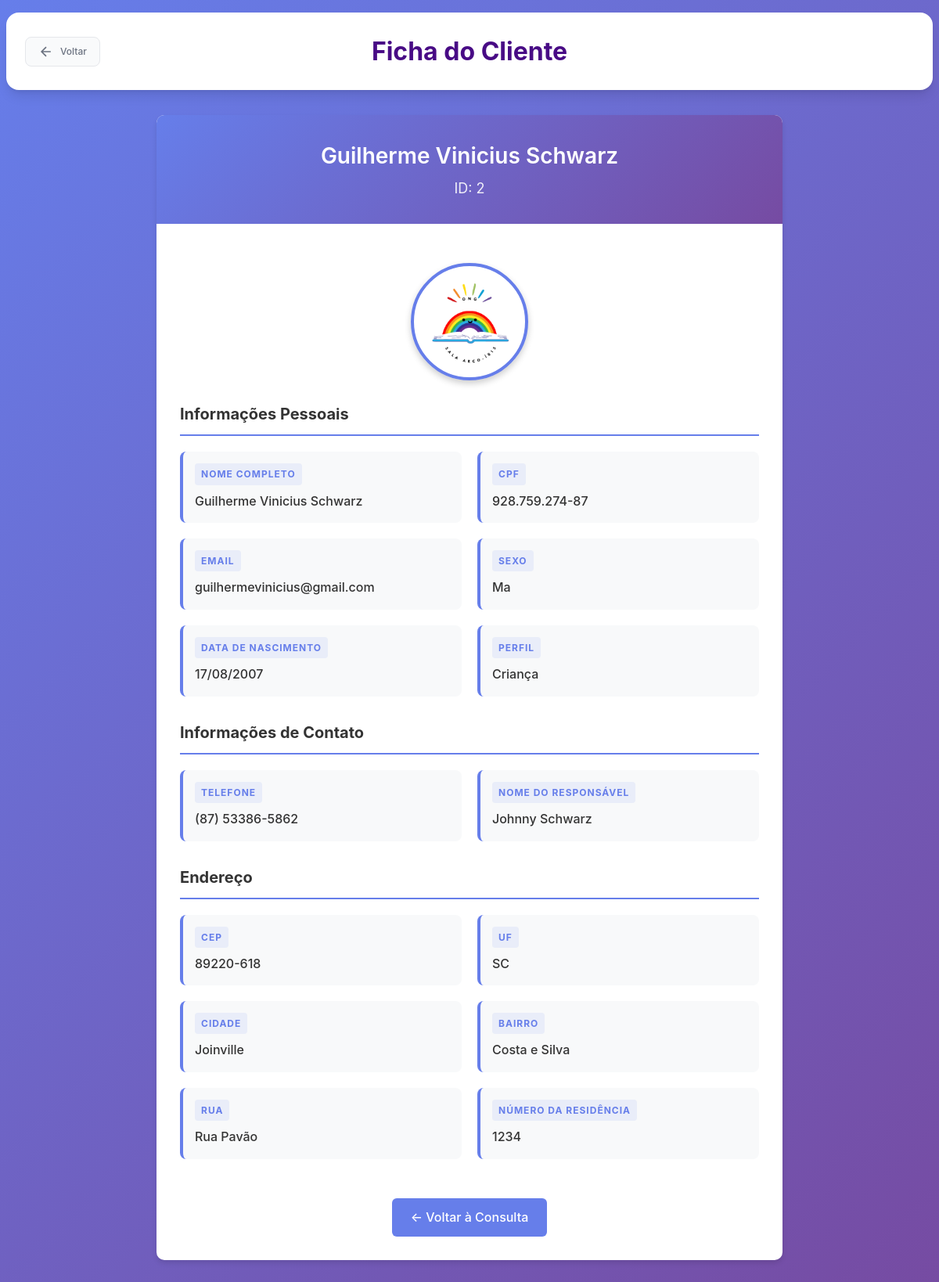
The page /subtelas/ficha_cliente.php?id=2 (signed in) on the database as committed earlier.
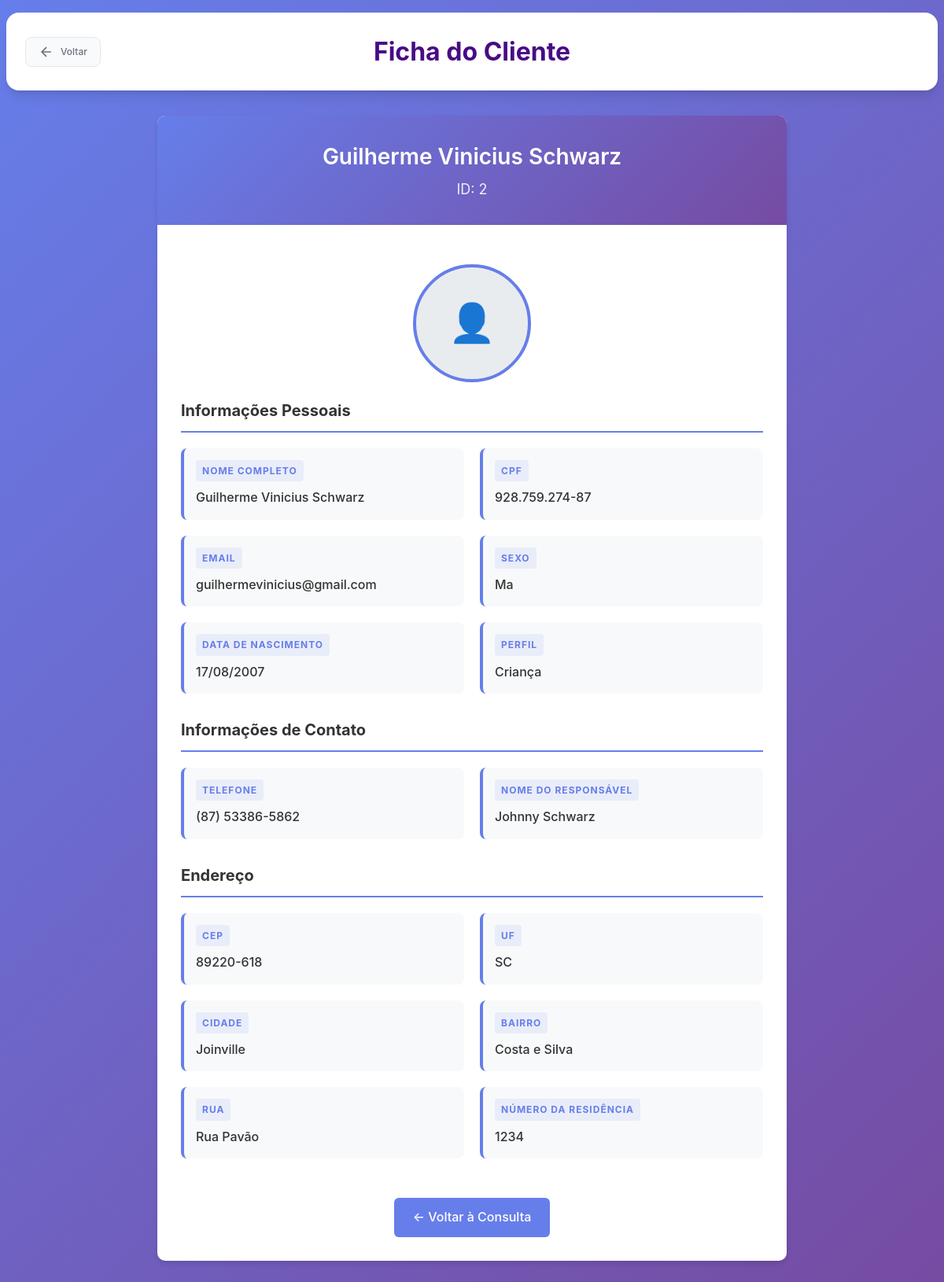
The same page on the database as committed later.
### tables this page shows
CREATE TABLE `cliente` (
  `Cod_Cliente` int(11) NOT NULL,
  `Cod_Perfil` int(11) DEFAULT NULL,
  `Nome` varchar(50) NOT NULL,
  `CPF` varchar(15) NOT NULL,
  `Email` varchar(255) NOT NULL,
  `Sexo` varchar(10) NOT NULL,
  `Nome_Responsavel` varchar(50) DEFAULT NULL,
  `Telefone` varchar(20) NOT NULL,
  `Data_Nascimento` date NOT NULL,
  `CEP` varchar(20) NOT NULL,
  `UF` char(2) NOT NULL,
  `Cidade` varchar(30) NOT NULL,
  `Bairro` varchar(30) NOT NULL,
  `Rua` varchar(40) NOT NULL,
  `Num_Residencia` int(11) NOT NULL,
  `Foto` longblob NOT NULL
);

CREATE TABLE `perfil_cliente` (
  `Cod_Perfil` int(11) NOT NULL,
  `Nome_Perfil` varchar(255) DEFAULT NULL
);

### subtelas/ficha_cliente.php (the view, shortened to what the changed rows need)
<?php
  require_once '../conexao.php';
  $cliente = null;
  $erro = null;
  $cliente_id = null;
  if (isset($_GET['id']) && !empty($_GET['id'])) {
    $cliente_id = $_GET['id'];
  } elseif (isset($_POST['cliente_id']) && !empty($_POST['cliente_id'])) {
    $cliente_id = $_POST['cliente_id'];
  }
  if ($cliente_id) {
    try {
      $sql = "SELECT c.Cod_Cliente, c.Nome, c.CPF, c.Email, c.Sexo, c.Nome_Responsavel, c.Telefone, c.Data_Nascimento, c.CEP, c.UF, c.Cidade, c.Bairro, c.Rua, c.Num_Residencia, c.Foto, pc.Nome_Perfil
                FROM cliente c
                LEFT JOIN perfil_cliente pc ON c.Cod_Perfil = pc.Cod_Perfil
                WHERE c.Cod_Cliente = :cliente_id";
      $stmt = $pdo->prepare($sql);
      $stmt->bindParam(':cliente_id', $cliente_id, PDO::PARAM_INT);
      $stmt->execute();
      $cliente = $stmt->fetch(PDO::FETCH_ASSOC);
    } catch (PDOException $e) {
      $erro = "Erro na consulta: " . $e->getMessage();
    }
  } else {
    $erro = "ID do cliente não fornecido.";
  }
?>
<!DOCTYPE html>
<html lang="pt-br">
<head>
  <link rel="stylesheet" type="text/css" href="subtelas_css/consultas.css" />
  <link rel="stylesheet" type="text/css" href="subtelas_css/sidebar.css" />
</head>
<body>
  <div class="page-wrapper">
    <header>
      <h1>Ficha do Cliente</h1>
    </header>
    <?php if (isset($erro)): ?>
      <div class="erro-mensagem">
        <h3>Erro</h3>
        <p><?= htmlspecialchars($erro) ?></p>
        <a href="consultar_cliente.php" class="btn-voltar-ficha">Voltar à Consulta</a>
      </div>
    <?php elseif ($cliente): ?>
      <div class="ficha-container">
        <div class="ficha-header">
          <h1><?= htmlspecialchars($cliente['Nome']) ?></h1>
          <div class="cliente-id">ID: <?= htmlspecialchars($cliente['Cod_Cliente']) ?></div>
        </div>
        <div class="ficha-content">
          <div class="foto-container">
            <?php if (!empty($cliente['Foto']) && $cliente['Foto'] !== 'Perna de Grilo.png'): ?>
              <img src="subtelas_img/<?= htmlspecialchars($cliente['Foto']) ?>" alt="Foto do Cliente" class="foto-cliente" onerror="console.log('Erro ao carregar imagem:', this.src); this.style.display='none'; this.nextElementSibling.style.display='flex';">
              <div class="foto-placeholder" style="display: none;">
                👤
              </div>
            <?php else: ?>
              <div class="foto-placeholder">
                👤
              </div>
            <?php endif; ?>
          </div>
          <div class="info-section">
            <h3>Informações Pessoais</h3>
            <div class="info-grid">
              <div class="info-item">
                <div class="info-label">Nome Completo</div>
                <div class="info-value"><?= htmlspecialchars($cliente['Nome']) ?></div>
              </div>
              <div class="info-item">
                <div class="info-label">CPF</div>
                <div class="info-value"><?= htmlspecialchars($cliente['CPF']) ?></div>
              </div>
              <div class="info-item">
                <div class="info-label">Email</div>
                <div class="info-value"><?= htmlspecialchars($cliente['Email']) ?></div>
              </div>
              <div class="info-item">
                <div class="info-label">Sexo</div>
                <div class="info-value"><?= htmlspecialchars($cliente['Sexo']) ?></div>
              </div>
              <div class="info-item">
                <div class="info-label">Data de Nascimento</div>
                <div class="info-value"><?= date("d/m/Y", strtotime($cliente['Data_Nascimento'])) ?></div>
              </div>
              <div class="info-item">
                <div class="info-label">Perfil</div>
                <div class="info-value"><?= htmlspecialchars($cliente['Nome_Perfil'] ?? 'Não definido') ?></div>
              </div>
            </div>
          </div>
          <div class="info-section">
            <h3>Informações de Contato</h3>
            <div class="info-grid">
              <div class="info-item">
                <div class="info-label">Telefone</div>
                <div class="info-value"><?= htmlspecialchars($cliente['Telefone']) ?></div>
              </div>
              <div class="info-item">
                <div class="info-label">Nome do Responsável</div>
                <div class="info-value"><?= htmlspecialchars($cliente['Nome_Responsavel']) ?></div>
              </div>
            </div>
          </div>
          <div class="info-section">
            <h3>Endereço</h3>
            <div class="info-grid">
              <div class="info-item">
                <div class="info-label">CEP</div>
                <div class="info-value"><?= htmlspecialchars($cliente['CEP']) ?></div>
              </div>
              <div class="info-item">
                <div class="info-label">UF</div>
                <div class="info-value"><?= htmlspecialchars($cliente['UF']) ?></div>
              </div>
              <div class="info-item">
                <div class="info-label">Cidade</div>
                <div class="info-value"><?= htmlspecialchars($cliente['Cidade']) ?></div>
              </div>
              <div class="info-item">
                <div class="info-label">Bairro</div>
                <div class="info-value"><?= htmlspecialchars($cliente['Bairro']) ?></div>
              </div>
              <div class="info-item">
                <div class="info-label">Rua</div>
                <div class="info-value"><?= htmlspecialchars($cliente['Rua']) ?></div>
              </div>
              <div class="info-item">
                <div class="info-label">Número da Residência</div>
                <div class="info-value"><?= htmlspecialchars($cliente['Num_Residencia']) ?></div>
              </div>
            </div>
          </div>
          <div style="text-align: center;">
            <a href="consultar_cliente.php" class="btn-voltar-ficha">← Voltar à Consulta</a>
          </div>
        </div>
      </div>
    <?php endif; ?>
  </div>
</body>
</html>

Rows that differ between the two databases and show on the page:
changed cliente "Guilherme Vinicius Schwarz": Foto "logo_trans.png" → "68b72b0c6073d.png" (drawn); Foto: picture removed
